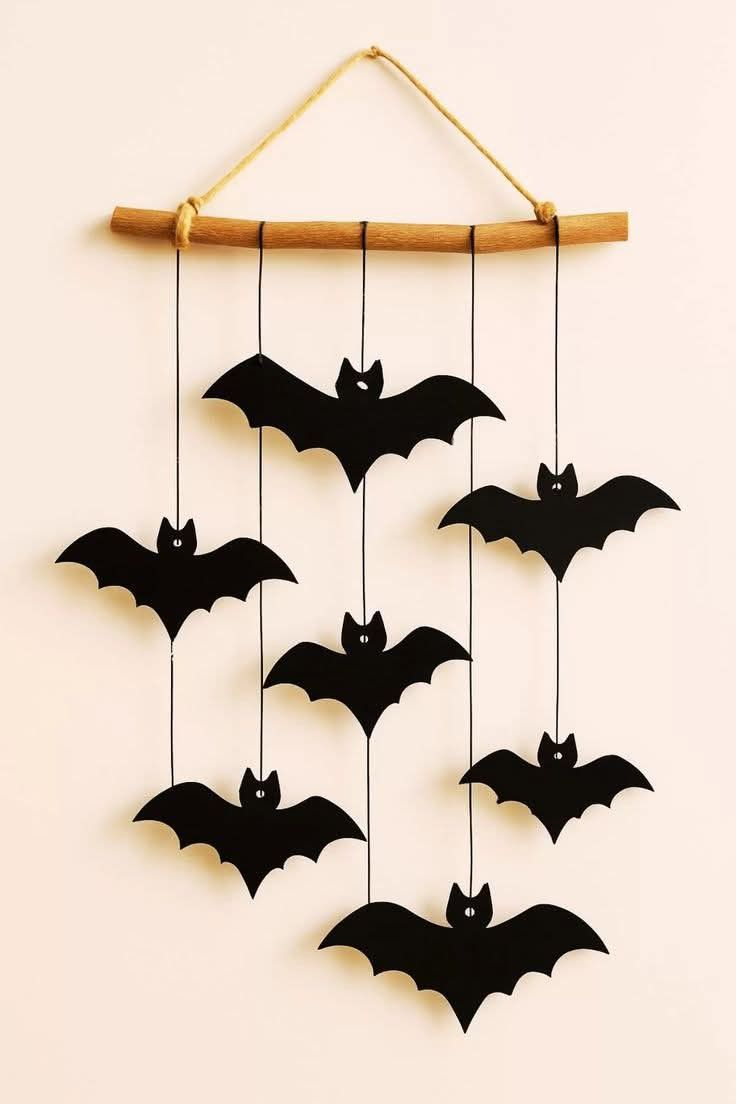
#> input picture reels/day05_halloween/img/09_garland.jpg, 736 x 1104 px
$ python -i gfx.py   (imports and definitions only)
#> lines starting #> are read from the running program, lines starting #| are printed output that depends on the picture; after the words box and inside, x2 and y2 are one past the last pixel; in counts of white or black regions, pixels touching at a corner belong together
#> further down, picture is the input picture: PIL image 736x1104 RGB; mean R, G, B 219.1, 203.2, 190.2
"""Shared drawing helpers — Neha Much house style."""
import os
import numpy as np
from PIL import Image, ImageDraw, ImageFont, ImageFilter

W, H, FPS = 1080, 1920, 30
KIT = os.path.dirname(os.path.dirname(os.path.abspath(__file__)))
FONTS = os.path.join(KIT, "assets", "fonts")
SFX = os.path.join(KIT, "assets", "sfx")
TEXTURES = os.path.join(KIT, "assets", "textures")

# brand palette
BLUE = (142, 166, 200); BUTTER = (247, 226, 122); LAVENDER = (226, 198, 242)
INK = (38, 32, 44); CREAM = (250, 243, 228); WHITE = (255, 255, 255)

F_DIA = os.path.join(FONTS, "Diagramm-UltraBoldItalic.ttf")   # captions, intro label, big words
F_MON = os.path.join(FONTS, "Monigue.otf")                     # intro / title text
F_PRO = os.path.join(FONTS, "ProvidenceSans.ttf")              # handwritten accent (use sparingly)
F_URL = os.path.join(FONTS, "Poppins-Medium.ttf")              # URL bar


def font(path, size):
    return ImageFont.truetype(path, size)


# [22 lines left out: functions paper, cover, wall, not called in this run]


def rounded(img, r):
#> called with r = 40
    img = img.convert("RGBA"); m = Image.new("L", img.size, 0)
#> after `img = img.convert('RGBA')`: img: PIL image 736x1104 RGBA; every value is 255
#> after `m = Image.new('L', img.size, 0)`: m: PIL image 736x1104 L; every value is 0
    ImageDraw.Draw(m).rounded_rectangle([0, 0, img.width - 1, img.height - 1], r, fill=255)
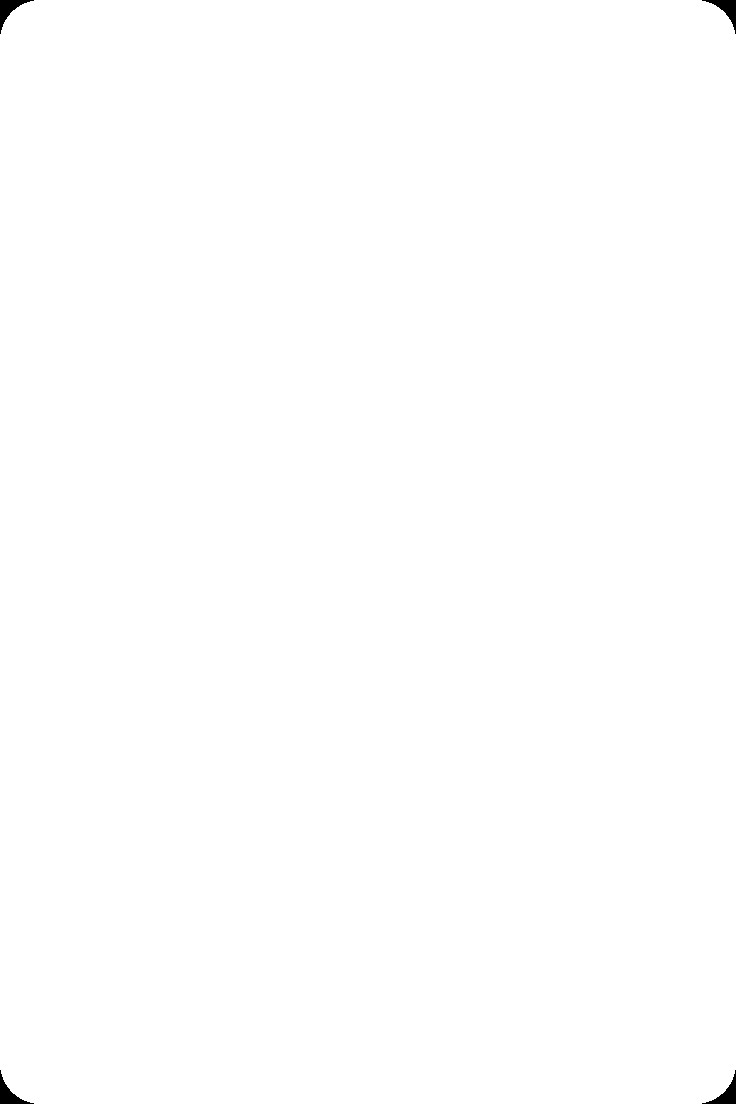
#> m: PIL image 736x1104 L; 99.8% white; 4 black regions, box (x1, y1, x2, y2) and area: (0, 0, 34, 34) 354, (702, 0, 736, 34) 354, (0, 1070, 34, 1104) 354, (702, 1070, 736, 1104) 354
    a = np.minimum(np.asarray(img.split()[3]), np.asarray(m)); img.putalpha(Image.fromarray(a))
    return img


def sticker(img, border=12):
    """white outline + soft drop shadow (used for cutouts and the intro card — NOT for photo pops)"""
#> called with border = 12
    pad = border * 3
#> pad = 36
    big = Image.new("RGBA", (img.width + 2 * pad, img.height + 2 * pad), (0, 0, 0, 0))
#> big: PIL image 808x1176 RGBA; every value is 0
    big.paste(img, (pad, pad), img)
    g = big.split()[3].filter(ImageFilter.MaxFilter(border * 2 + 1)) if border > 0 else big.split()[3]
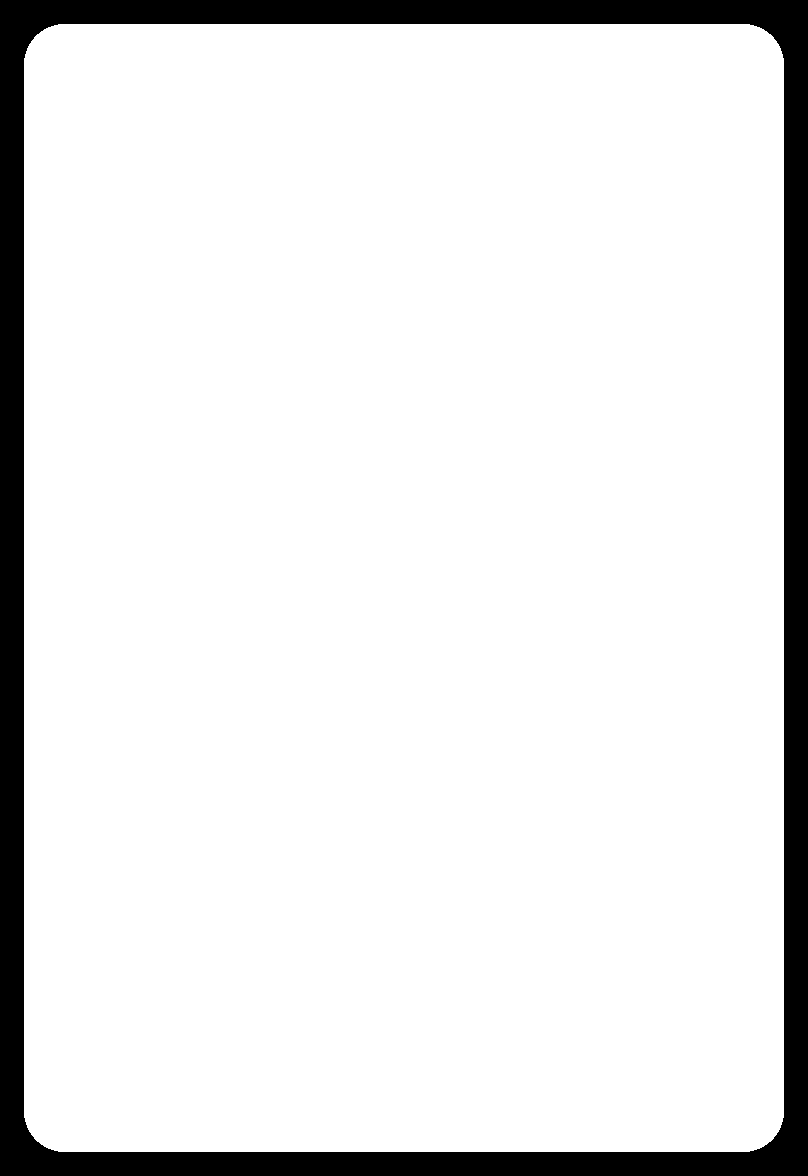
#> g: PIL image 808x1176 L; 90.1% white; 1 black region, box (x1, y1, x2, y2) and area: (0, 0, 808, 1176) 94344
    out = Image.new("RGBA", big.size, (0, 0, 0, 0))
    sh = Image.new("RGBA", big.size, (20, 20, 40, 0)); sh.putalpha(g.point(lambda v: int(v * 0.3)).filter(ImageFilter.GaussianBlur(10)))
#> after `sh.putalpha(g.point(lambda v: int(v * 0.3)).filter(ImageFilter.Gaussia`:
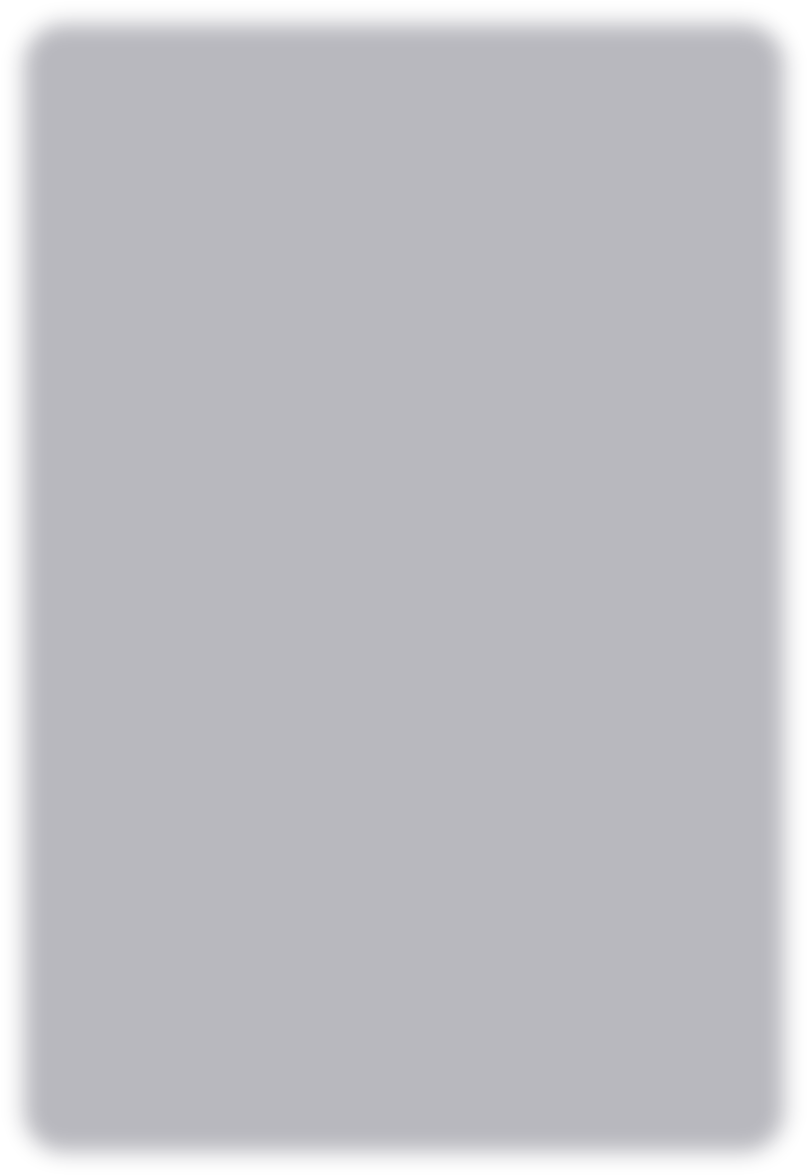
#> sh: PIL image 808x1176 RGBA; mean R, G, B, A 20, 20, 40, 68.5; transparent parts drawn white
    out.alpha_composite(sh, (6, 12))
    wh = Image.new("RGBA", big.size, WHITE + (0,)); wh.putalpha(g)
    out.alpha_composite(wh); out.alpha_composite(big)
    return out


_CARD = {}
def card(img, r=40):
    """screen recording framed as a white rounded phone card"""
    if img.size not in _CARD:
        _CARD[img.size] = sticker(rounded(Image.new("RGB", img.size, WHITE), r))
    b = _CARD[img.size].copy(); b.alpha_composite(rounded(img, r), (36, 36)); return b
#> after `b.alpha_composite(rounded(img, r), (36, 36))`:
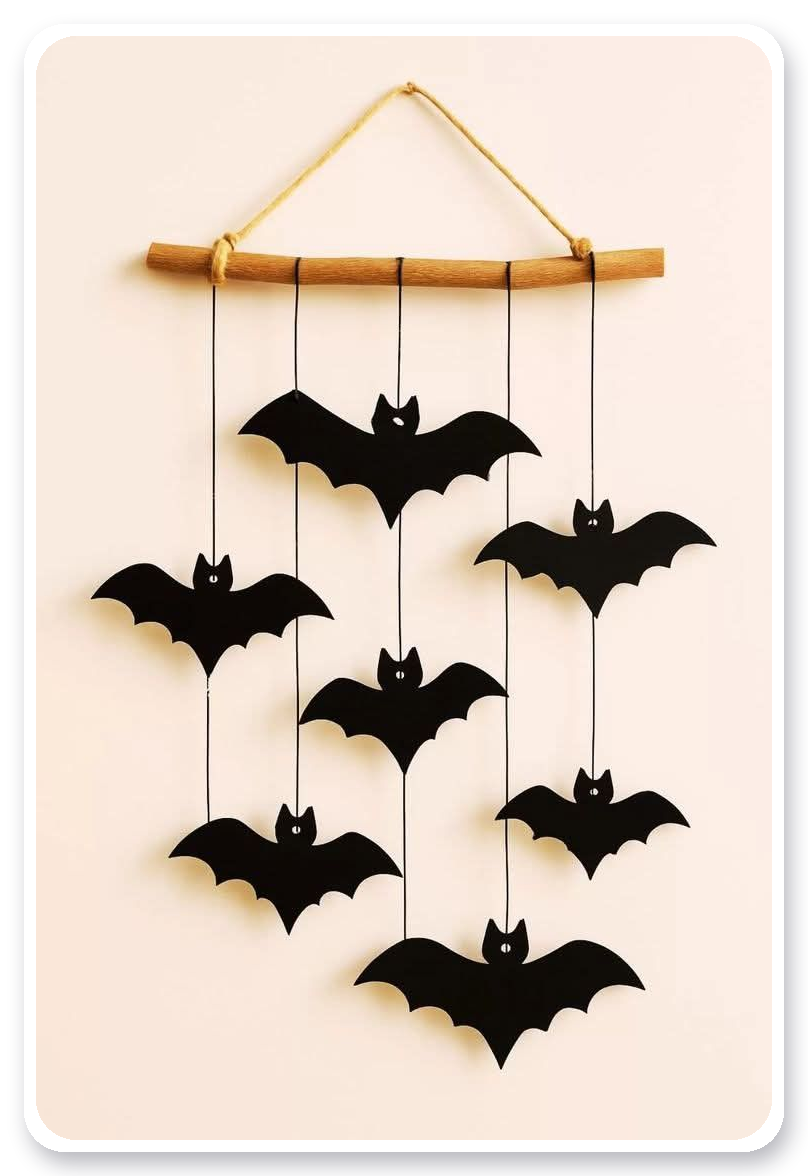
#> b: PIL image 808x1176 RGBA; mean R, G, B, A 200.6, 187, 177.4, 231.3; transparent parts drawn white


# [17 lines left out: functions soft, load, not called in this run]


def place(fr, img, cx, cy):
    fr.alpha_composite(img, (int(cx - img.width / 2), int(cy - img.height / 2)))


# [25 lines left out: functions url_bar, cutout_white_bg, not called in this run]

>>> from PIL import Image
>>> picture = Image.open('../reels/day05_halloween/img/09_garland.jpg')
>>> result = card(picture)

$ run again, on reels/day05_halloween/img/06_heart_cutout.png
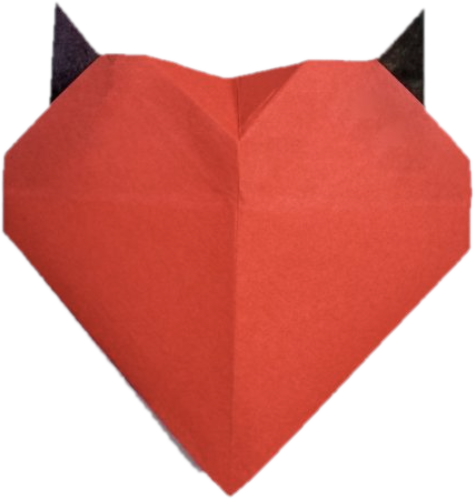
#> input picture reels/day05_halloween/img/06_heart_cutout.png, 475 x 499 px
#> picture is the input picture: PIL image 475x499 RGBA; mean R, G, B, A 218.9, 141.9, 134.1, 151.4
#> in rounded, `ImageDraw.Draw(m).rounded_rectangle([0, 0, img.width - 1, img.height -..`:
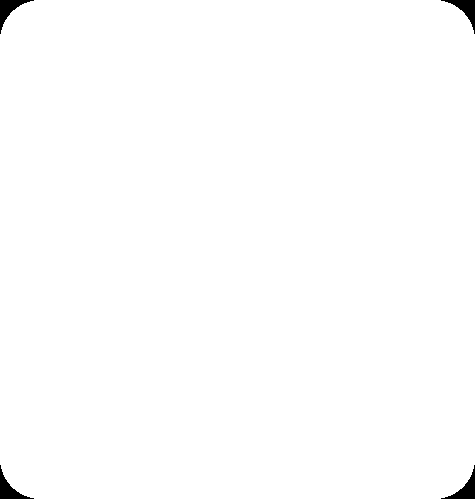
#> m: PIL image 475x499 L; 99.4% white; 4 black regions, box (x1, y1, x2, y2) and area: (0, 0, 34, 34) 354, (441, 0, 475, 34) 354, (0, 465, 34, 499) 354, (441, 465, 475, 499) 354
#> pad = 36
#> g: PIL image 547x571 L; 83.1% white; 1 black region, box (x1, y1, x2, y2) and area: (0, 0, 547, 571) 52776
#> in card, `b.alpha_composite(rounded(img, r), (36, 36))`:
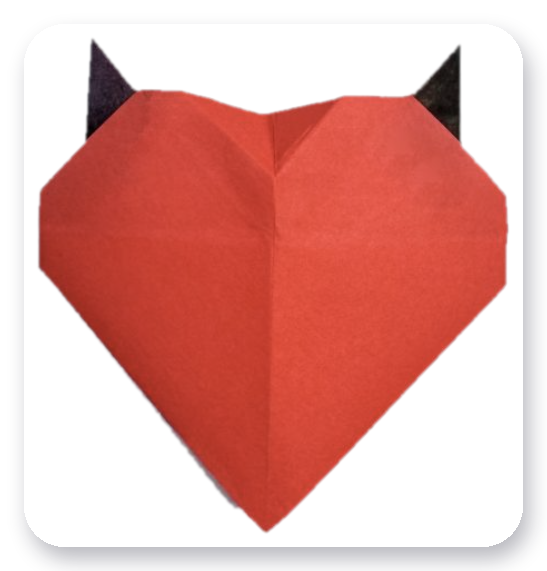
#> b: PIL image 547x571 RGBA; mean R, G, B, A 188.8, 131.1, 127.8, 214.5; transparent parts drawn white

$ run again, on reels/day05_halloween/img/07_crow_cutout.png
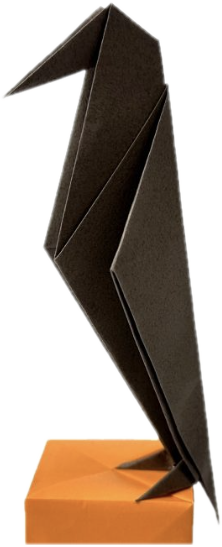
#> input picture reels/day05_halloween/img/07_crow_cutout.png, 222 x 547 px
#> picture is the input picture: PIL image 222x547 RGBA; mean R, G, B, A 168.1, 153.5, 141.3, 129.7
#> in rounded, `ImageDraw.Draw(m).rounded_rectangle([0, 0, img.width - 1, img.height -..`:
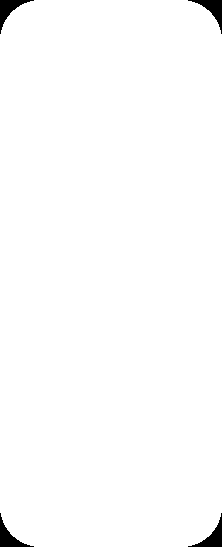
#> m: PIL image 222x547 L; 98.8% white; 4 black regions, box (x1, y1, x2, y2) and area: (0, 0, 34, 34) 354, (188, 0, 222, 34) 354, (0, 513, 34, 547) 354, (188, 513, 222, 547) 354
#> pad = 36
#> g: PIL image 294x619 L; 76.4% white; 1 black region, box (x1, y1, x2, y2) and area: (0, 0, 294, 619) 42936
#> in card, `b.alpha_composite(rounded(img, r), (36, 36))`:
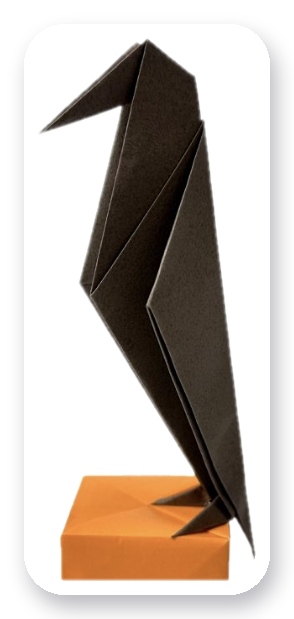
#> b: PIL image 294x619 RGBA; mean R, G, B, A 142, 132.4, 128.1, 198.2; transparent parts drawn white
